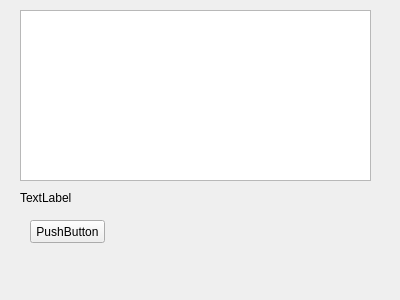
<?xml version="1.0" encoding="UTF-8"?>
<ui version="4.0">
 <class>Form</class>
 <widget class="QWidget" name="Form">
  <property name="geometry">
   <rect>
    <x>0</x>
    <y>0</y>
    <width>400</width>
    <height>300</height>
   </rect>
  </property>
  <property name="windowTitle">
   <string>Form</string>
  </property>
  <widget class="QTableWidget" name="tableWidget">
   <property name="geometry">
    <rect>
     <x>20</x>
     <y>10</y>
     <width>351</width>
     <height>171</height>
    </rect>
   </property>
  </widget>
  <widget class="QLabel" name="label">
   <property name="geometry">
    <rect>
     <x>20</x>
     <y>190</y>
     <width>221</width>
     <height>16</height>
    </rect>
   </property>
   <property name="text">
    <string>TextLabel</string>
   </property>
  </widget>
  <widget class="QPushButton" name="pushButton">
   <property name="geometry">
    <rect>
     <x>30</x>
     <y>220</y>
     <width>75</width>
     <height>23</height>
    </rect>
   </property>
   <property name="text">
    <string>PushButton</string>
   </property>
  </widget>
 </widget>
 <resources/>
 <connections/>
</ui>
